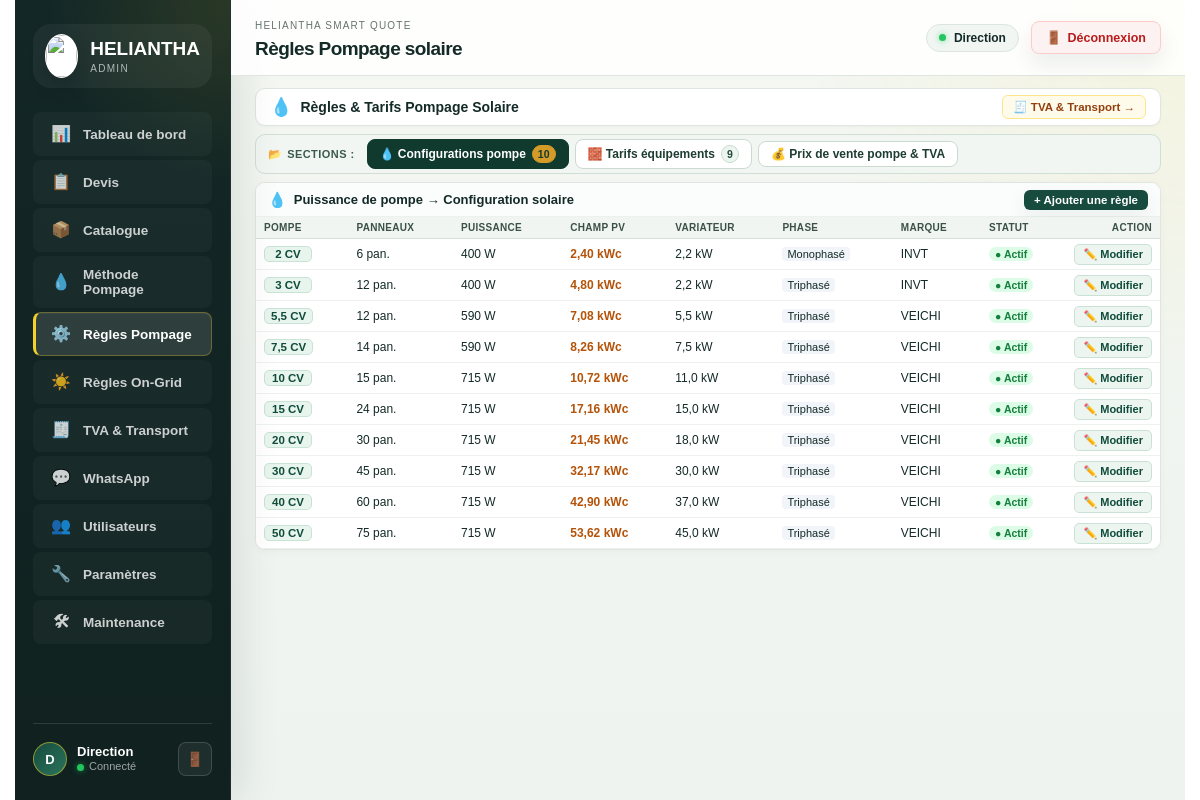
/admin/regles-pompage (signed in), run on the app's committed database.
### tables this page shows
CREATE TABLE pumping_solar_rules (
    id INTEGER PRIMARY KEY AUTOINCREMENT,
    rule_key TEXT NOT NULL UNIQUE,
    rule_type TEXT NOT NULL,
    title TEXT NOT NULL,
    pump_cv REAL,
    panel_count REAL,
    panel_power_w REAL,
    panel_reference TEXT,
    panel_sale_price_ht REAL,
    drive_power_kw REAL,
    drive_reference TEXT,
    drive_sale_price_ht REAL,
    drive_brand TEXT,
    phase TEXT,
    min_cv REAL,
    max_cv REAL,
    pricing_mode TEXT,
    unit_price_ht REAL,
    coefficient_1 REAL,
    coefficient_2 REAL,
    vat_rate REAL,
    applies_to TEXT,
    source_type TEXT NOT NULL DEFAULT 'heliantha',
    source_name TEXT,
    source_reference TEXT,
    notes TEXT,
    sort_order INTEGER NOT NULL DEFAULT 0,
    active INTEGER NOT NULL DEFAULT 1,
    updated_by TEXT,
    created_at TEXT NOT NULL DEFAULT CURRENT_TIMESTAMP,
    updated_at TEXT NOT NULL DEFAULT CURRENT_TIMESTAMP
);

### app/routes.py (the view, shortened to what this page needs)
@bp.route("/admin/regles-pompage", methods=["GET", "POST"])
def admin_pumping_rules():
    admin_name = session.get("admin_user", "HeliAntha")
    saved = False
    sections = group_rules(list_pumping_solar_rules())
    return render_template(
        "admin/pumping_rules.html",
        sections=sections,
        section_definitions=PUMPING_RULE_SECTIONS,
        saved=bool(request.args.get("saved")),
    )

### app/admin_maintenance.py (called while the page is built, shortened)
@bp.app_context_processor
def navigation_context():
    return {"maintenance_available": True}

@bp.before_app_request
def public_maintenance_gate():
    if (request.method == "OPTIONS" or request.path == "/health"
            or request.path == "/admin" or request.path.startswith("/admin/")
            or request.endpoint in {"static", "main.brand_image", "maintenance_public.status"}):
        return None

### app/db.py (called while the page is built)
def get_db():
    if "db" not in g:
        database = current_app.config["DATABASE"]
        if database == ":memory:":
            with _SCHEMA_LOCK:
                memory = current_app.extensions.get("heliantha_memory_database")
                if memory is None:
                    uri = f"file:heliantha-{uuid4().hex}?mode=memory&cache=shared"
                    memory = (uri, sqlite3.connect(uri, uri=True))
                    current_app.extensions["heliantha_memory_database"] = memory
            g.db = sqlite3.connect(memory[0], uri=True)
        else:
            g.db = sqlite3.connect(database)
        g.db.row_factory = sqlite3.Row
    return g.db

def _ensure_database_initialized(db):
    app_context = has_app_context()
    if app_context and g.get("heliantha_initialized_connection") is db:
        return
    sentinel = "SELECT 1 FROM sqlite_master WHERE type = 'table' AND name = 'users' LIMIT 1"
    if db.execute(sentinel).fetchone() is None:
        with _SCHEMA_LOCK:
            if db.execute(sentinel).fetchone() is None:
                ensure_schema(db)
    if app_context:
        g.heliantha_initialized_connection = db

def list_pumping_solar_rules():
    db = get_db()
    _ensure_database_initialized(db)
    return [
        dict(row)
        for row in db.execute(
            "SELECT * FROM pumping_solar_rules ORDER BY sort_order, pump_cv, panel_power_w, drive_power_kw, id"
        ).fetchall()
    ]

### app/pumping_rules.py (called while the page is built)
def format_decimal(value: object, digits: int = 0) -> str:
    try:
        number = float(value)
    except Exception:
        return "—"
    text = f"{number:,.{digits}f}"
    return text.replace(",", " ").replace(".", ",")

def format_cv(value: object) -> str:
    text = format_decimal(value, 1)
    return f"{text} CV".replace(",0 CV", " CV")

def format_power_w(value: object) -> str:
    return f"{format_decimal(value, 0)} W"

def format_power_kw(value: object) -> str:
    return f"{format_decimal(value, 1)} kW"

### templates/admin/pumping_rules.html (shortened to what this page needs)
{% extends "admin/base.html" %}
{% block page_title %}Règles Pompage solaire{% endblock %}
{% block content %}
{% macro edit_button(rule) -%}
  <button type="button" class="pr-btn-edit" data-open="pr-edit-{{ rule.id }}" title="Modifier cette règle">✏️ Modifier</button>
{%- endmacro %}
{% macro status_pill(rule) -%}
  <span class="pr-status {{ 'on' if rule.active else 'off' }}">{{ '● Actif' if rule.active else '○ Inactif' }}</span>
{%- endmacro %}
{% set by_key = {} %}
{% for s in sections %}{% set _ = by_key.update({s.key: s}) %}{% endfor %}
{% set s_pump = by_key.get('pump_configuration') %}
{% set s_struct = by_key.get('structure_pricing') %}
{% set s_coffret = by_key.get('coffret_pricing') %}
{% set s_cable = by_key.get('cabling_pricing') %}
{% set s_install = by_key.get('installation_pricing') %}
{% set s_sale = by_key.get('pump_sale_parameters') %}
{% set equip_count = (s_struct.rules|length if s_struct else 0) + (s_coffret.rules|length if s_coffret else 0) + (s_cable.rules|length if s_cable else 0) + (s_install.rules|length if s_install else 0) %}
<div class="pr-cockpit" id="pr-cockpit">
  <header class="pr-bar">
    <div class="pr-bar-title">
      <span class="pr-bar-icon">💧</span>
      <h2>Règles &amp; Tarifs Pompage Solaire</h2>
    </div>
    <div class="pr-bar-chips">
      <a class="pr-chip pr-chip-link" href="{{ url_for('main.admin_tva') }}">🧾 TVA &amp; Transport →</a>
    </div>
  </header>
  <nav class="pr-tabs" role="tablist" aria-label="Sections des règles de pompage">
    <div class="pr-tabs-label" aria-hidden="true">
      <span class="pr-tabs-label-icon">📂</span>
      <span>Sections :</span>
    </div>
    <div class="pr-tabs-list">
      <button type="button" class="pr-tab active" data-tab="pr-tab-config" role="tab" title="Afficher les configurations de pompe">💧 Configurations pompe <span>{{ s_pump.rules|length if s_pump else 0 }}</span></button>
      <button type="button" class="pr-tab" data-tab="pr-tab-equip" role="tab" title="Afficher les tarifs des équipements">🧱 Tarifs équipements <span>{{ equip_count }}</span></button>
      <button type="button" class="pr-tab" data-tab="pr-tab-sale" role="tab" title="Afficher les prix de vente pompe et TVA">💰 Prix de vente pompe &amp; TVA</button>
    </div>
  </nav>
  {% if s_pump %}
  <section class="pr-panel active" id="pr-tab-config" role="tabpanel">
    <article class="pr-card">
      <header class="pr-card-head">
        <div class="pr-card-title">
          <span>{{ s_pump.icon }}</span>
          <h3>{{ s_pump.title }}</h3>
        </div>
        {% if s_pump.addable %}
        <button type="button" class="admin-button pr-btn-add" data-open="pr-add-pump">+ Ajouter une règle</button>
        {% endif %}
      </header>
      <div class="pr-table-wrap">
        <table class="pr-table pr-config-table">
          <thead>
            <tr>
              <th>Pompe</th>
              <th>Panneaux</th>
              <th>Puissance</th>
              <th title="Puissance crête totale">Champ PV</th>
              <th>Variateur</th>
              <th>Phase</th>
              <th>Marque</th>
              <th>Statut</th>
              <th class="pr-th-action">Action</th>
            </tr>
          </thead>
          <tbody>
            {% for rule in s_pump.rules %}
            <tr class="pumping-rule-row {% if not rule.active %}is-inactive{% endif %}" data-section="{{ s_pump.key }}">
              <td class="pr-td-cv"><span class="pr-cv">{{ rule.display_pump_cv }}</span></td>
              <td class="pr-td-panels">{{ rule.display_panel_count }} pan.</td>
              <td class="pr-td-power">{{ rule.display_panel_power_w }}</td>
              <td class="pr-td-kwc pr-kwc">
                {% if rule.panel_count and rule.panel_power_w %}{{ '%.2f'|format((rule.panel_count|float) * (rule.panel_power_w|float) / 1000)|replace('.', ',') }} kWc{% else %}—{% endif %}
              </td>
              <td class="pr-td-drive">{{ rule.display_drive_power_kw }}</td>
              <td class="pr-td-phase"><span class="pr-phase">{{ rule.display_phase }}</span></td>
              <td class="pr-td-brand">{{ rule.display_drive_brand }}</td>
              <td class="pr-td-status">{{ status_pill(rule) }}</td>
              <td class="pr-td-action">{{ edit_button(rule) }}{{ edit_dialog(rule, s_pump, rule.display_pump_cv) }}</td>
            </tr>
            {% endfor %}
          </tbody>
        </table>
      </div>
    </article>
  </section>
  {% endif %}
</div>
{% endblock %}

### static/css/admin_responsive.css (style rules this page uses)
@media screen { .admin-app { grid-template-columns: clamp(210px, 18vw, 270px) minmax(0, 1fr); min-width: 0; min-height: 100dvh; } }
@media screen { .admin-content :where(div, section, article, form, header, footer, label) { min-width: 0; } }
@media screen { .panel-head, .row-actions, .dialog-actions, .qc-modal-footer, .admin-modal-actions, .pr-dialog-actions, .wa-cockpit-bar, .wa-cockpit-left, .wa-cockpit-actions, .users-cockpit-bar, .users-cockpit-left, .users-cockpit-chips, .settings-cockpit-bar, .settings-cockpit-actions, .pr-bar, .pr-bar-title, .pr-bar-chips { flex-wrap: wrap; } }
@media screen { .table-wrap, .cat-table-wrap, .pr-table-wrap, .wa-table-wrap, .users-table-wrap, .qc-overview-table-wrap, .qc-tva-table-wrap { min-width: 0; max-width: 100%; overflow: auto; overscroll-behavior: auto; } }

### data on the page
pumping_solar_rules: display_pump_cv "2 CV", display_panel_count "6", display_panel_power_w "400 W", panel_count+panel_power_w "2,40", display_drive_power_kw "2,2 kW", display_phase "Monophasé", display_drive_brand "INVT", active "● Actif"
pumping_solar_rules: display_pump_cv "3 CV", display_panel_count "12", display_panel_power_w "400 W", panel_count+panel_power_w "4,80", display_drive_power_kw "2,2 kW", display_phase "Triphasé", display_drive_brand "INVT", active "● Actif"
pumping_solar_rules: display_pump_cv "5,5 CV", display_panel_count "12", display_panel_power_w "590 W", panel_count+panel_power_w "7,08", display_drive_power_kw "5,5 kW", display_phase "Triphasé", display_drive_brand "VEICHI", active "● Actif"
pumping_solar_rules: display_pump_cv "7,5 CV", display_panel_count "14", display_panel_power_w "590 W", panel_count+panel_power_w "8,26", display_drive_power_kw "7,5 kW", display_phase "Triphasé", display_drive_brand "VEICHI", active "● Actif"
pumping_solar_rules: display_pump_cv "10 CV", display_panel_count "15", display_panel_power_w "715 W", panel_count+panel_power_w "10,72", display_drive_power_kw "11,0 kW", display_phase "Triphasé", display_drive_brand "VEICHI", active "● Actif"
pumping_solar_rules: display_pump_cv "15 CV", display_panel_count "24", display_panel_power_w "715 W", panel_count+panel_power_w "17,16", display_drive_power_kw "15,0 kW", display_phase "Triphasé", display_drive_brand "VEICHI", active "● Actif"
pumping_solar_rules: display_pump_cv "20 CV", display_panel_count "30", display_panel_power_w "715 W", panel_count+panel_power_w "21,45", display_drive_power_kw "18,0 kW", display_phase "Triphasé", display_drive_brand "VEICHI", active "● Actif"
pumping_solar_rules: display_pump_cv "30 CV", display_panel_count "45", display_panel_power_w "715 W", panel_count+panel_power_w "32,17", display_drive_power_kw "30,0 kW", display_phase "Triphasé", display_drive_brand "VEICHI", active "● Actif"
pumping_solar_rules: display_pump_cv "40 CV", display_panel_count "60", display_panel_power_w "715 W", panel_count+panel_power_w "42,90", display_drive_power_kw "37,0 kW", display_phase "Triphasé", display_drive_brand "VEICHI", active "● Actif"
pumping_solar_rules: display_pump_cv "50 CV", display_panel_count "75", display_panel_power_w "715 W", panel_count+panel_power_w "53,62", display_drive_power_kw "45,0 kW", display_phase "Triphasé", display_drive_brand "VEICHI", active "● Actif"

### other printed values
{{ clean_user[0] if clean_user else 'A' }} "D"
{{ clean_user }} "Direction"
{{ s_pump.rules|length if s_pump else 0 }} "10"
{{ equip_count }} "9"
{{ s_pump.icon }} "💧"
{{ s_pump.title }} "Puissance de pompe → Configuration solaire"
